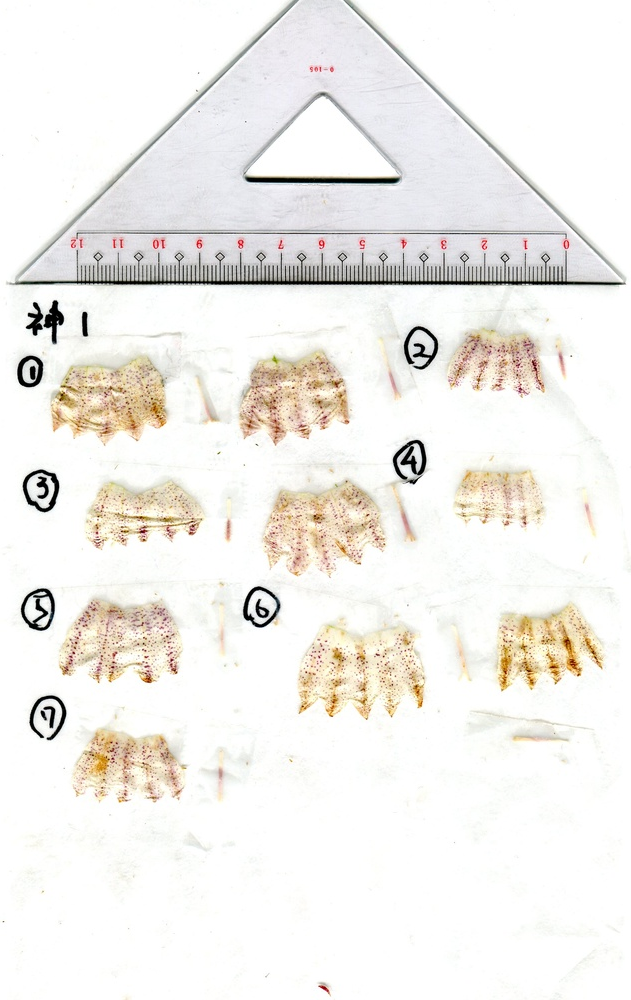
#> input picture shimahotarubukuro/kozushima/kozu1.jpg, 631 x 1000 px, shrunk from 1824 x 2891 before the run
$ python -i measure_guides_v2.py   (imports and definitions only)   (older library calls are emulated)
#> lines starting #> are read from the running program, lines starting #| are printed output that depends on the picture; after the words box and inside, x2 and y2 are one past the last pixel; in counts of white or black regions, pixels touching at a corner belong together
#> further down, picture is the input picture: shape (1000, 631, 3); mean B, G, R 235.3, 239.3, 241.7
"""Minimal helpers retained for reviewed annotation extraction.

The automatic v2 segmentation runner was removed. ``shimask_input.py`` uses only the
ruler/header boundary detector and the contour summary below to recover and validate
human-reviewed red/green annotations.
"""
from __future__ import annotations

import cv2
import numpy as np


def specimen_top(image: np.ndarray) -> int:
    """Return the row below a ruler/header band at the top of a scan."""
    height, _width = image.shape[:2]
#> height = 1000
    gray = cv2.cvtColor(image, cv2.COLOR_BGR2GRAY)
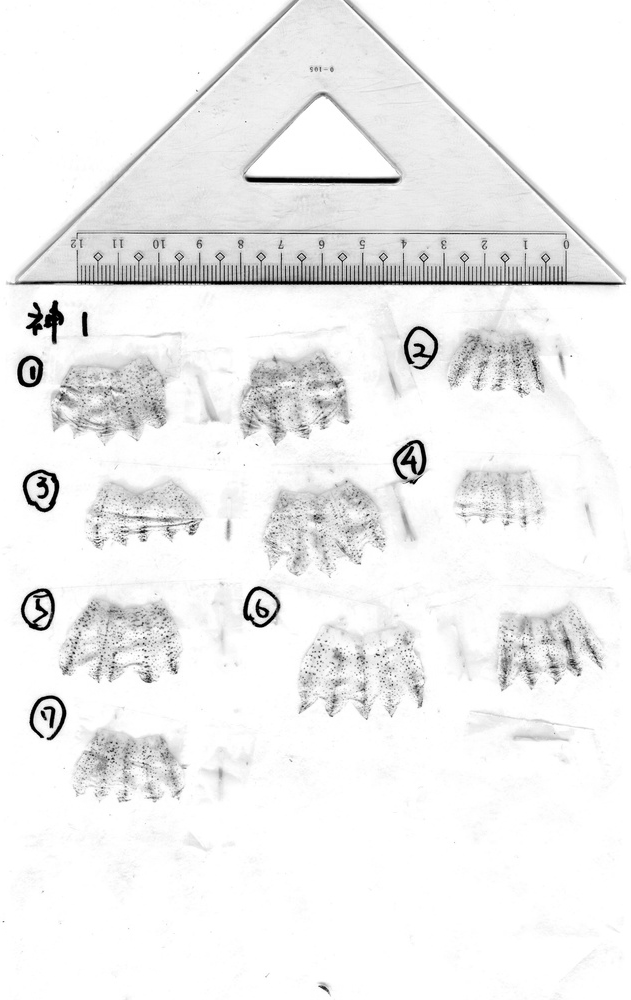
#> gray: shape (1000, 631); min 0, max 255, mean 239.6
    vertical_edges = (
        np.abs(cv2.Sobel(gray, cv2.CV_32F, 1, 0, ksize=3)) > 60
    ).astype(np.float32)
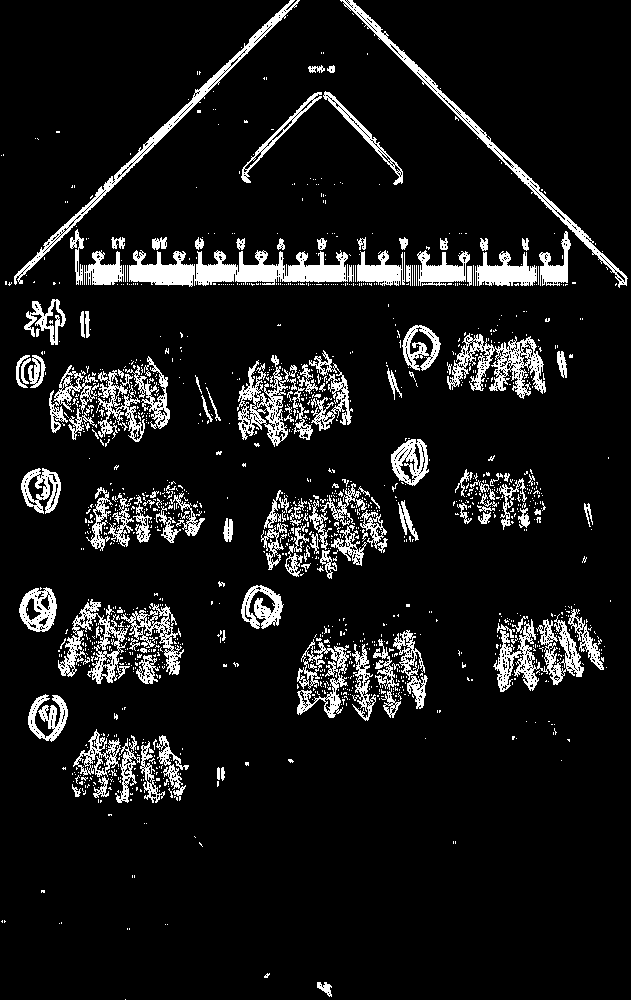
#> vertical_edges: shape (1000, 631) float32; values 0 (black) and 1 (white), 9.5% white; 1429 white regions (1289 under 20 px), largest, box (x1, y1, x2, y2) and area: (129, 250, 354, 287) 4757, (14, 0, 300, 285) 2683, (340, 0, 628, 288) 2587
    profile = cv2.GaussianBlur(
        vertical_edges.mean(axis=1).reshape(-1, 1), (1, 31), 0
    ).ravel()
#> profile = 1000 values, max 0.696 at index 273, min 0 at index 945, mean 0.095
    margin = max(24, int(height * 0.012))
#> margin = 24
    limit = int(height * 0.35)
#> limit = 350
    upper = profile[:limit]
#> upper = 350 values, max 0.696 at index 273, min 0.00989 at index 297, mean 0.0929
    if upper.size and float(upper.max()) > 0.28:
        row = int(np.argmax(upper))
#> row = 273
        while row + 1 < limit and profile[row + 1] > 0.10:
            row += 1
#> this loop made 16 passes
#> after the loop, row = 289
        return min(height - 1, row + margin)
    return margin


def metrics(mask: np.ndarray):
    """Return basic oriented-box and contour metrics for one binary ROI."""
    contours, _ = cv2.findContours(
        mask.astype(np.uint8), cv2.RETR_EXTERNAL, cv2.CHAIN_APPROX_SIMPLE
    )
    if not contours:
        return None
    contour = max(contours, key=cv2.contourArea)
    width, height = cv2.minAreaRect(contour)[1]
    hull_area = cv2.contourArea(cv2.convexHull(contour))
    area = float(mask.sum())
    long_side = max(width, height)
    short_side = min(width, height)
    return {
        "contour": contour,
        "area_px": area,
        "length_px": long_side,
        "width_px": short_side,
        "solidity": area / hull_area if hull_area else 0.0,
        "aspect": long_side / max(short_side, 1e-6),
    }

>>> import cv2
>>> picture = cv2.imread('../../../shimahotarubukuro/kozushima/kozu1.jpg')
>>> result = specimen_top(picture)
#> result = 313

$ run again, on shimahotarubukuro/kozushima/kozu2.jpg
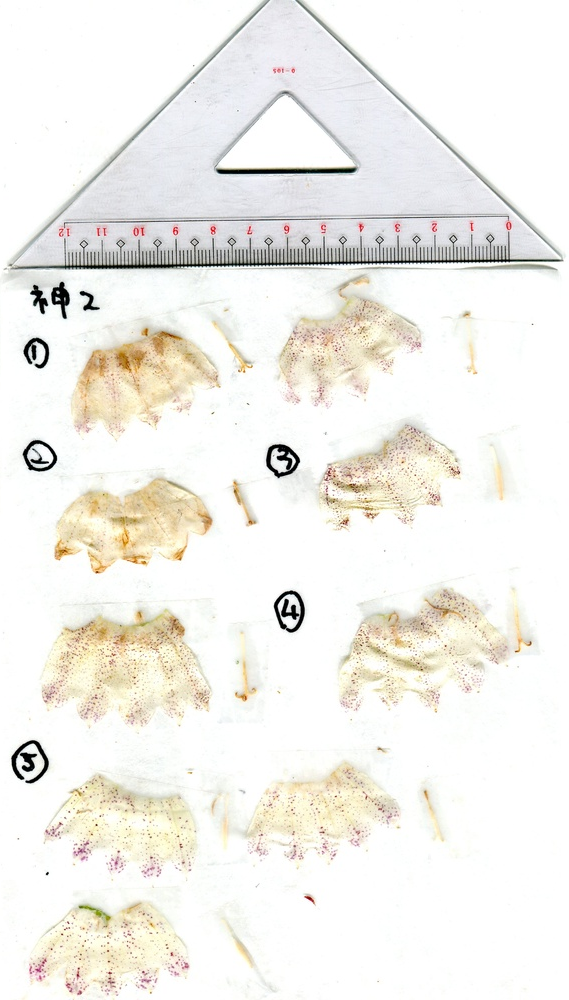
#> input picture shimahotarubukuro/kozushima/kozu2.jpg, 569 x 1000 px, shrunk from 1812 x 3185 before the run
#> picture is the input picture: shape (1000, 569, 3); mean B, G, R 235.4, 240.7, 242.6
#> in specimen_top, `gray = cv2.cvtColor(image, cv2.COLOR_BGR2GRAY)`:
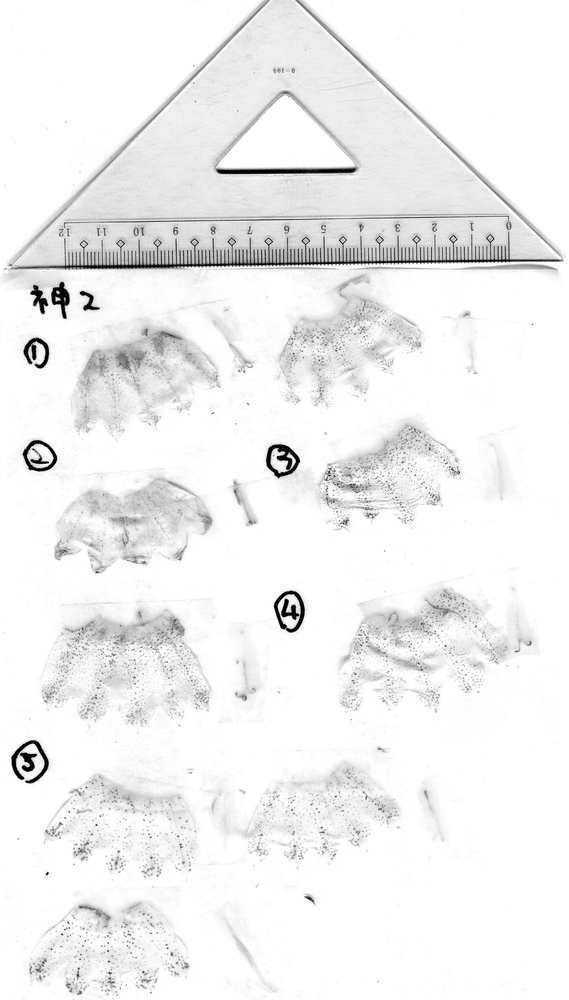
#> gray: shape (1000, 569); min 0, max 255, mean 240.6
#> in specimen_top, `vertical_edges = ( np.abs(cv2.Sobel(gray, cv2.CV_32F, 1, 0, ksize=3)) ..`:
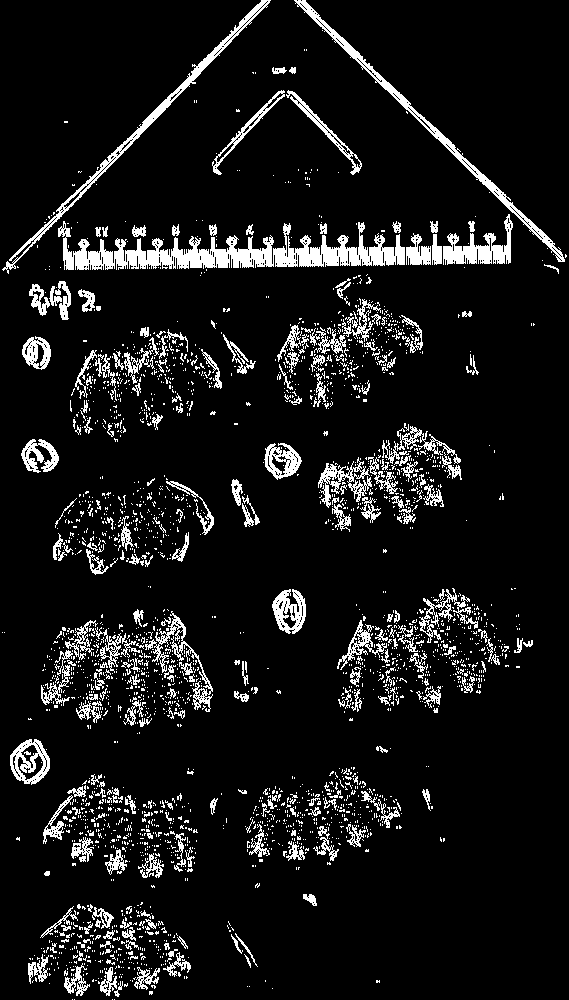
#> vertical_edges: shape (1000, 569) float32; values 0 (black) and 1 (white), 9.1% white; 2588 white regions (2334 under 20 px), largest, box (x1, y1, x2, y2) and area: (58, 221, 405, 270) 7127, (294, 0, 565, 262) 2445, (2, 0, 271, 274) 2360
#> profile = 1000 values, max 0.684 at index 256, min 0.00369 at index 580, mean 0.0908
#> upper = 350 values, max 0.684 at index 256, min 0.025 at index 279, mean 0.1
#> in specimen_top, `row = int(np.argmax(upper))`: row = 256
#> the loop in specimen_top, `while row + 1 < limit and profile[row + 1] > 0.10:` made 16 passes
#> after the loop in specimen_top, `while row + 1 < limit and profile[row + 1] > 0.10:`: row = 272
#> result = 296
